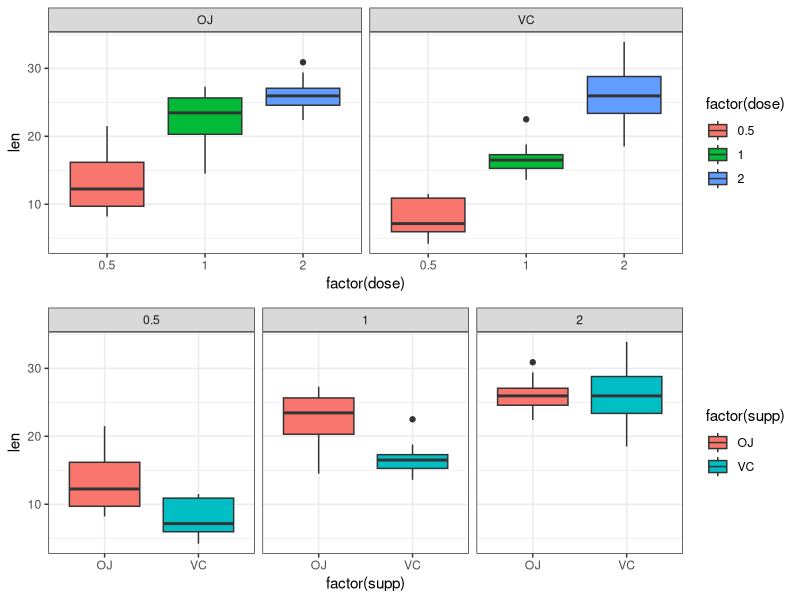

R code for this plot:
## ---- chunk 1
library(ggplot2)
library(grid)
library(gridExtra)
g1 <- ggplot(ToothGrowth, aes(factor(dose), len)) + geom_boxplot((aes(fill = factor(dose)))) + facet_grid(. ~ supp) + theme_bw()
g2 <- ggplot(ToothGrowth, aes(factor(supp), len)) + geom_boxplot((aes(fill = factor(supp)))) + facet_grid(. ~ dose) + theme_bw()
grid.arrange(g1,g2,nrow=2)
## ---- chunk 2
table(ToothGrowth$supp,ToothGrowth$dose)
## ---- chunk 3
library(plyr)
print(ddply(ToothGrowth,.(supp),summarize,mean=mean(len),sd=sd(len),n=length(len)),row.names=FALSE,justify="centre")
print(ddply(ToothGrowth,.(dose),summarize,mean=mean(len),sd=sd(len),n=length(len)),row.names=FALSE,justify="centre")
## ---- chunk 4
tsupp <- t.test(len~supp,ToothGrowth)
tsupp
## ---- chunk 5
tdose0.51.0 <- t.test(len~dose,ToothGrowth,subset=((dose==0.5)|(dose==1)))
tdose1.02.0 <- t.test(len~dose,ToothGrowth,subset=((dose==1.0)|(dose==2.0)))
tdose2.00.5 <- t.test(len~dose,ToothGrowth,subset=((dose==2.0)|(dose==0.5)))
tdose0.51.0
tdose1.02.0$p.value  ## P value of the t.test for Dose 1.0 and 2.0 mean comparison. For brevity just printed the p values.
tdose2.00.5$p.value  ## P value of the t.test for Dose 2.0 and 0.5 mean comparison. For brevity just printed the p values.
